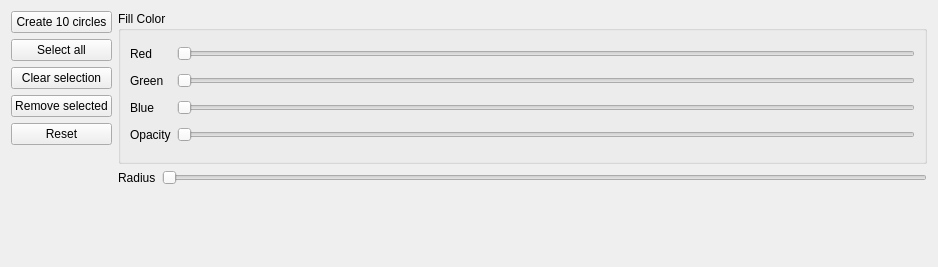
<?xml version="1.0" encoding="UTF-8"?>
<ui version="4.0">
 <class>CControls</class>
 <widget class="QWidget" name="CControls">
  <property name="geometry">
   <rect>
    <x>0</x>
    <y>0</y>
    <width>938</width>
    <height>267</height>
   </rect>
  </property>
  <property name="windowTitle">
   <string>Form</string>
  </property>
  <layout class="QVBoxLayout" name="verticalLayout_4">
   <item>
    <layout class="QHBoxLayout" name="horizontalLayout_3">
     <item>
      <layout class="QVBoxLayout" name="verticalLayout">
       <item>
        <widget class="QPushButton" name="_btnCreate10Circles">
         <property name="toolTip">
          <string>Click to create 10 random circles</string>
         </property>
         <property name="text">
          <string>Create 10 circles</string>
         </property>
        </widget>
       </item>
       <item>
        <widget class="QPushButton" name="_btnSelectAll">
         <property name="text">
          <string>Select all</string>
         </property>
        </widget>
       </item>
       <item>
        <widget class="QPushButton" name="_btnClearSelection">
         <property name="text">
          <string>Clear selection</string>
         </property>
        </widget>
       </item>
       <item>
        <widget class="QPushButton" name="_btnRemoveSelected">
         <property name="text">
          <string>Remove selected</string>
         </property>
        </widget>
       </item>
       <item>
        <widget class="QPushButton" name="_btnReset">
         <property name="text">
          <string>Reset</string>
         </property>
        </widget>
       </item>
       <item>
        <spacer name="verticalSpacer_3">
         <property name="orientation">
          <enum>Qt::Vertical</enum>
         </property>
         <property name="sizeHint" stdset="0">
          <size>
           <width>20</width>
           <height>40</height>
          </size>
         </property>
        </spacer>
       </item>
      </layout>
     </item>
     <item>
      <layout class="QVBoxLayout" name="verticalLayout_3">
       <item>
        <widget class="QGroupBox" name="groupBox">
         <property name="title">
          <string>Fill Color</string>
         </property>
         <layout class="QHBoxLayout" name="horizontalLayout">
          <item>
           <layout class="QGridLayout" name="gridLayout">
            <item row="2" column="0">
             <widget class="QLabel" name="label_3">
              <property name="text">
               <string>Blue</string>
              </property>
              <property name="buddy">
               <cstring>_bFillColorSlider</cstring>
              </property>
             </widget>
            </item>
            <item row="2" column="1">
             <widget class="QSlider" name="_bFillColorSlider">
              <property name="enabled">
               <bool>false</bool>
              </property>
              <property name="maximum">
               <number>255</number>
              </property>
              <property name="orientation">
               <enum>Qt::Horizontal</enum>
              </property>
             </widget>
            </item>
            <item row="3" column="0">
             <widget class="QLabel" name="label_7">
              <property name="text">
               <string>Opacity</string>
              </property>
             </widget>
            </item>
            <item row="1" column="1">
             <widget class="QSlider" name="_gFillColorSlider">
              <property name="enabled">
               <bool>false</bool>
              </property>
              <property name="maximum">
               <number>255</number>
              </property>
              <property name="orientation">
               <enum>Qt::Horizontal</enum>
              </property>
             </widget>
            </item>
            <item row="0" column="0">
             <widget class="QLabel" name="label">
              <property name="text">
               <string>Red</string>
              </property>
              <property name="buddy">
               <cstring>_rFillColorSlider</cstring>
              </property>
             </widget>
            </item>
            <item row="1" column="0">
             <widget class="QLabel" name="label_2">
              <property name="text">
               <string>Green</string>
              </property>
              <property name="buddy">
               <cstring>_gFillColorSlider</cstring>
              </property>
             </widget>
            </item>
            <item row="0" column="1">
             <widget class="QSlider" name="_rFillColorSlider">
              <property name="enabled">
               <bool>false</bool>
              </property>
              <property name="maximum">
               <number>255</number>
              </property>
              <property name="orientation">
               <enum>Qt::Horizontal</enum>
              </property>
              <property name="invertedAppearance">
               <bool>false</bool>
              </property>
              <property name="invertedControls">
               <bool>false</bool>
              </property>
             </widget>
            </item>
            <item row="3" column="1">
             <widget class="QSlider" name="_aFillColorSlider">
              <property name="enabled">
               <bool>false</bool>
              </property>
              <property name="minimum">
               <number>32</number>
              </property>
              <property name="maximum">
               <number>255</number>
              </property>
              <property name="orientation">
               <enum>Qt::Horizontal</enum>
              </property>
             </widget>
            </item>
           </layout>
          </item>
         </layout>
        </widget>
       </item>
       <item>
        <layout class="QHBoxLayout" name="horizontalLayout_2">
         <item>
          <widget class="QLabel" name="label_4">
           <property name="text">
            <string>Radius</string>
           </property>
           <property name="buddy">
            <cstring>_radiusSlider</cstring>
           </property>
          </widget>
         </item>
         <item>
          <widget class="QSlider" name="_radiusSlider">
           <property name="orientation">
            <enum>Qt::Horizontal</enum>
           </property>
          </widget>
         </item>
        </layout>
       </item>
      </layout>
     </item>
    </layout>
   </item>
   <item>
    <spacer name="verticalSpacer">
     <property name="orientation">
      <enum>Qt::Vertical</enum>
     </property>
     <property name="sizeHint" stdset="0">
      <size>
       <width>20</width>
       <height>13</height>
      </size>
     </property>
    </spacer>
   </item>
  </layout>
 </widget>
 <resources/>
 <connections/>
</ui>
